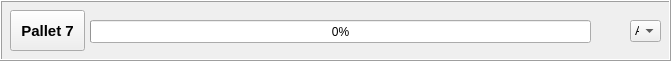
     <widget class="QFrame" name="frame_4">
      <property name="geometry">
       <rect>
        <x>10</x>
        <y>490</y>
        <width>671</width>
        <height>61</height>
       </rect>
      </property>
      <property name="frameShape">
       <enum>QFrame::Box</enum>
      </property>
      <property name="frameShadow">
       <enum>QFrame::Raised</enum>
      </property>
      <widget class="QProgressBar" name="prog7">
       <property name="geometry">
        <rect>
         <x>90</x>
         <y>20</y>
         <width>501</width>
         <height>23</height>
        </rect>
       </property>
       <property name="value">
        <number>0</number>
       </property>
      </widget>
      <widget class="QComboBox" name="pos7">
       <property name="geometry">
        <rect>
         <x>630</x>
         <y>20</y>
         <width>31</width>
         <height>22</height>
        </rect>
       </property>
       <item>
        <property name="text">
         <string>A</string>
        </property>
       </item>
       <item>
        <property name="text">
         <string>B</string>
        </property>
       </item>
      </widget>
      <widget class="QPushButton" name="pal_7">
       <property name="geometry">
        <rect>
         <x>10</x>
         <y>10</y>
         <width>75</width>
         <height>41</height>
        </rect>
       </property>
       <property name="font">
        <font>
         <pointsize>11</pointsize>
         <weight>75</weight>
         <bold>true</bold>
        </font>
       </property>
       <property name="text">
        <string>Pallet 7</string>
       </property>
       <attribute name="buttonGroup">
        <string notr="true">palbuttons</string>
       </attribute>
      </widget>
     </widget>
